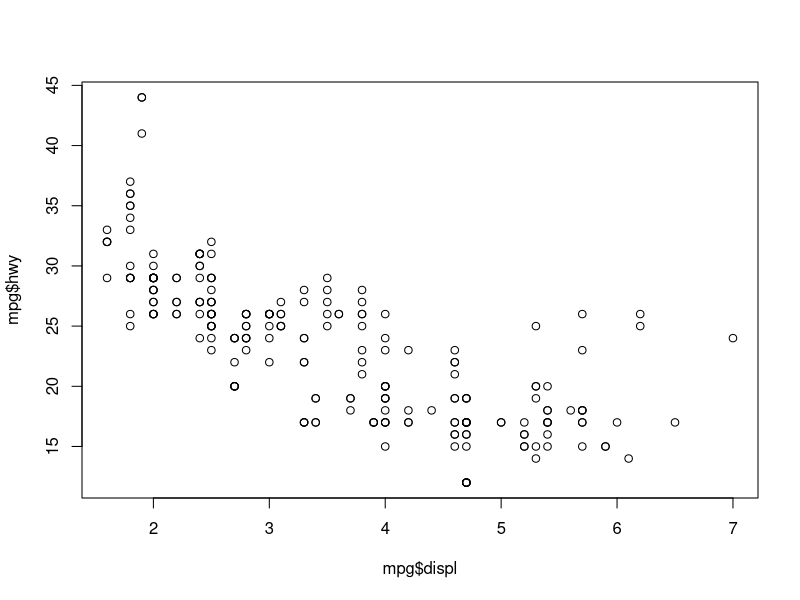
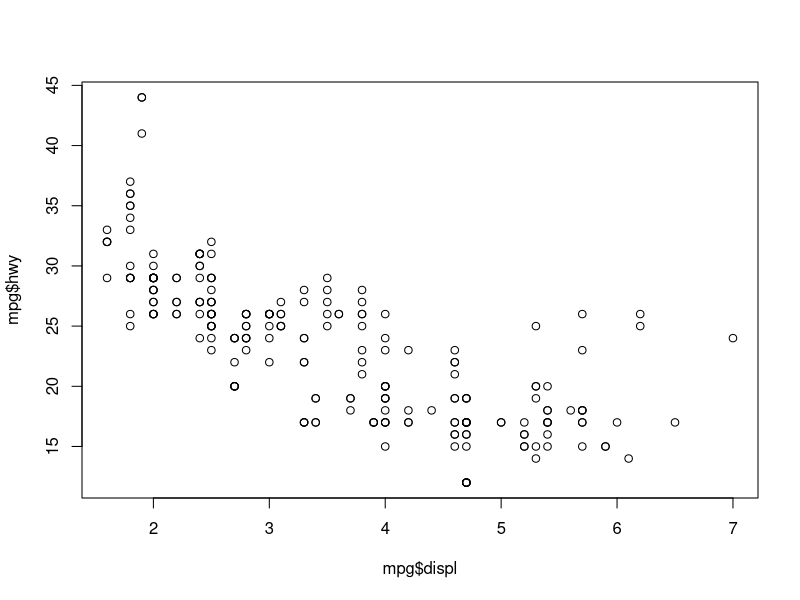
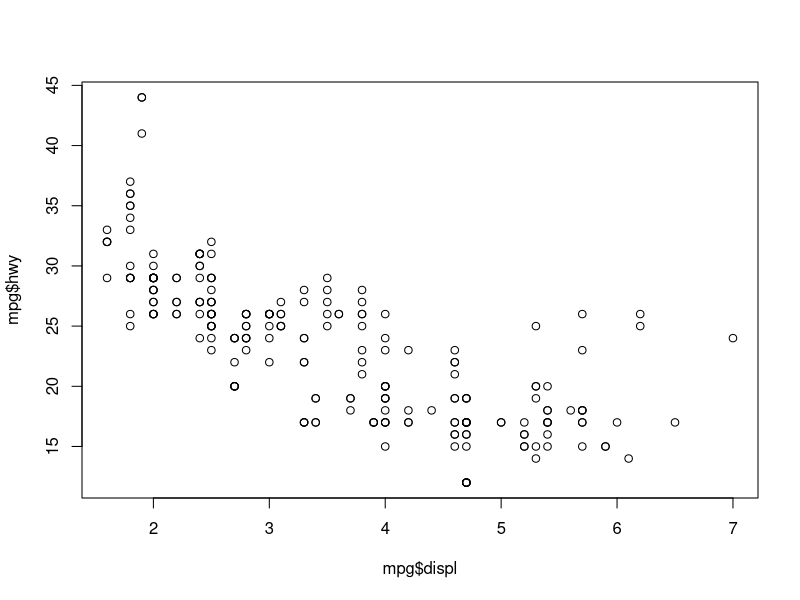
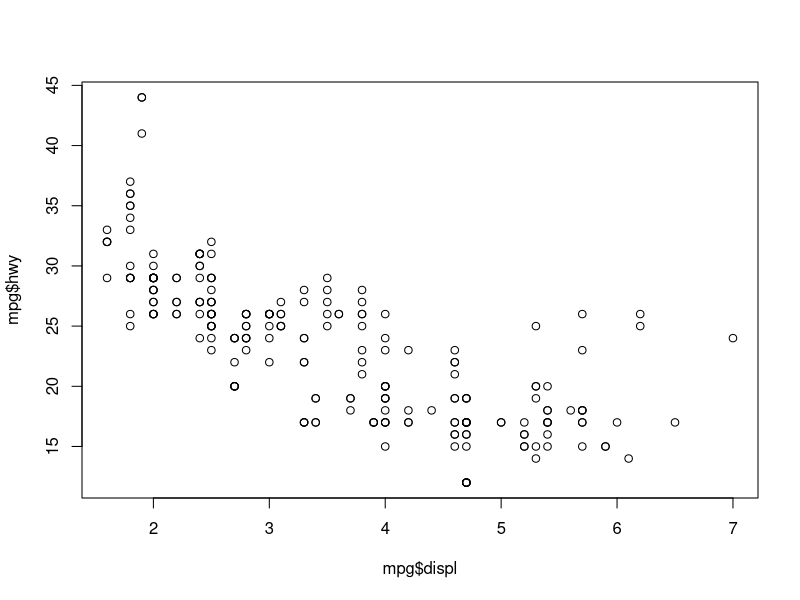
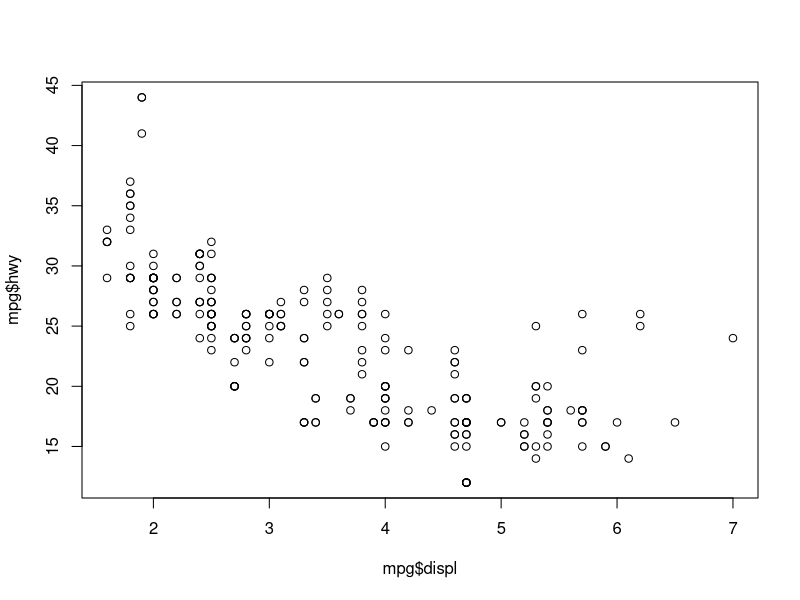
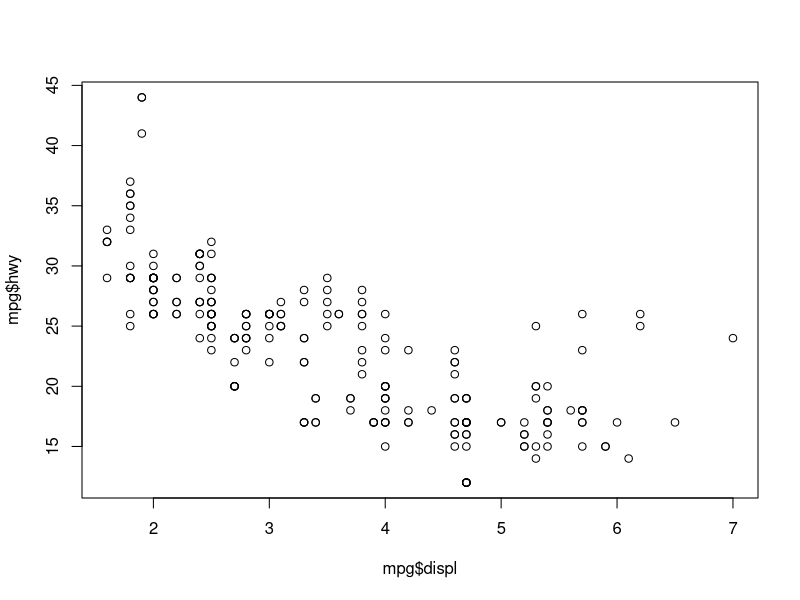
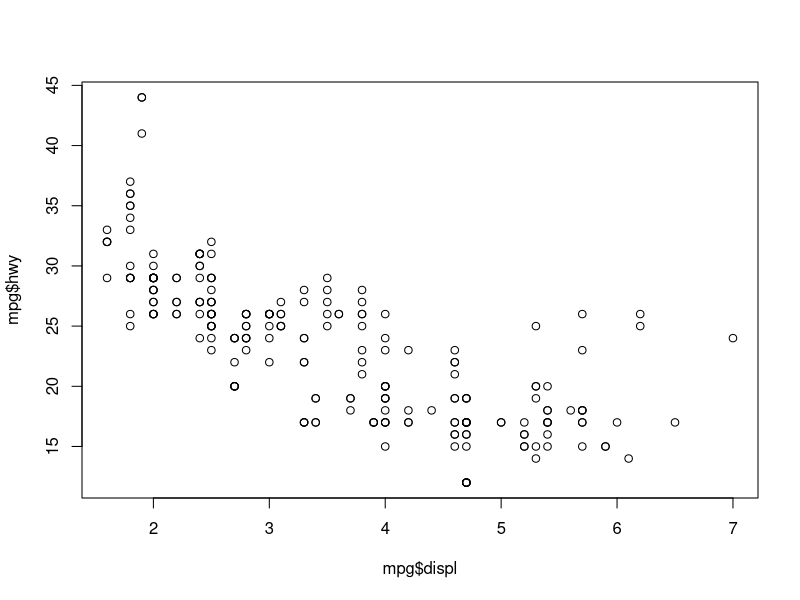
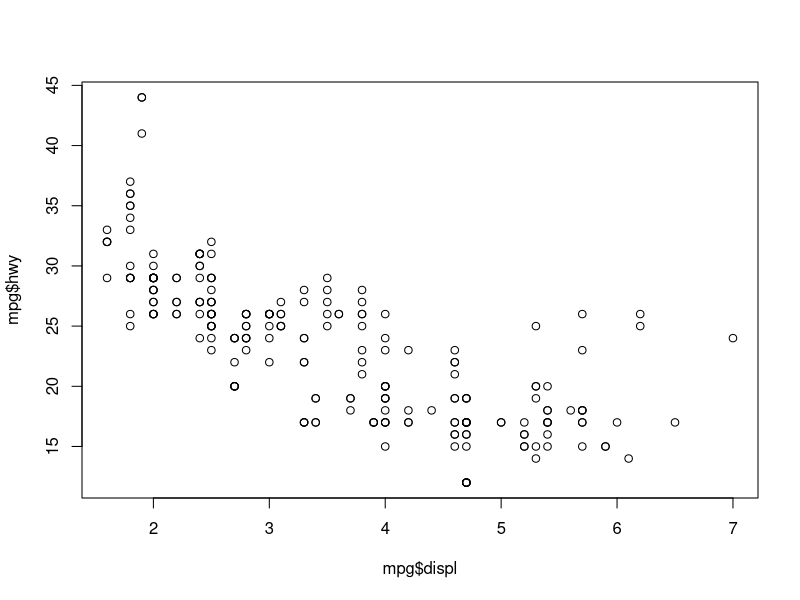

These figures' R source, in order:
## ---- chunk 1
knitr::opts_chunk$set(echo = TRUE)

library(data.table)
library(ggplot2)
library(graphics)
library(lattice)
library(magrittr)
library(patchwork)
## ---- chunk 2
run_benchmark <- function(plotting_functions, n, title) {
  results <- sapply(plotting_functions, function(plotting_function) {
    t <- system.time(lapply(seq_len(n), function(x) {
      plotting_function()
    }))
    
    t[3]
  })
  
  data.frame(
    "time" = results,
    "package" = names(plotting_functions),
    "title" = rep(title, length(results))
  )
}

plot_benchmark_results <- function(benchmark_result) {
  ggplot(data = benchmark_result, aes(x = package, y = time, fill = package)) +
    geom_col() + 
    coord_flip() +
    facet_wrap(. ~ title, ncol = 1) +
    theme(axis.title.y = element_text(margin = margin(t = 0, r = 10, b = 0, l = 0))) +
    xlab("Package used") +
    ylab("Time [s]")
}
## ---- chunk 3
create_ggplot_scatter <- function() {
  ggplot(mpg, aes(displ, hwy)) + 
    geom_point()
}

create_lattice_scatter <- function() {
  xyplot(hwy ~ displ, data = mpg)
}

create_graphics_scatter <- function() {
  plot(x = mpg$displ, y = mpg$hwy)
}

scatter_functions <- list(
  "ggplot" = create_ggplot_scatter,
  "lattice" = create_lattice_scatter,
  "graphics" = create_graphics_scatter
)
## ---- chunk 4
create_ggplot_barplot <- function() {
  ggplot(data = mpg, aes(x = manufacturer)) +
    geom_bar()
}

create_lattice_barplot <- function() {
  lattice::barchart(x = mpg$manufacturer)
}

create_graphics_barplot <- function() {
  df <- as.data.frame(table(mpg$manufacturer))
  barplot(df$Freq)
}

barplot_functions <- list(
  "ggplot" = create_ggplot_barplot,
  "lattice" = create_lattice_barplot,
  "graphics" = create_graphics_barplot
)

## ---- chunk 5
create_ggplot_line <- function() {
  ggplot(economics, aes(x = date, y = pop)) + 
    geom_line()
}

create_lattice_line <- function() {
  lattice::xyplot(pop ~ date, data = economics, type = "l")
}

create_graphics_line <- function() {
  plot(economics$date, economics$pop, type = "l")
}

lineplot_functions <- list(
  "ggplot" = create_ggplot_line,
  "lattice" = create_lattice_line,
  "graphics" = create_graphics_line
)
## ---- chunk 6
create_ggplot_boxplot <- function() {
  ggplot(ToothGrowth, aes(x = supp, y = len)) + 
    geom_boxplot()
}

create_lattice_boxplot <- function() {
  bwplot(len ~ supp, data = ToothGrowth)
}

create_graphics_boxplot <- function() {
  boxplot(len ~ supp, data = ToothGrowth)
}

boxplot_funcs <- list(
  "ggplot" = create_ggplot_boxplot,
  "lattice" = create_lattice_boxplot,
  "graphics" = create_graphics_boxplot
)
## ---- chunk 7
create_ggplot_hist <- function() {
 ggplot(diamonds, aes(carat)) +
    geom_histogram()
}

create_lattice_hist <- function() {
  lattice::histogram(x = diamonds$carat)
}

create_graphics_hist <- function() {
  graphics::hist(x = diamonds$carat)
}

hist_functions <- list(
  "ggplot" = create_ggplot_hist,
  "lattice" = create_lattice_hist,
  "graphics" = create_graphics_hist
)
## ---- chunk 8
n <- 100
benchmark_configs <- list(
  list("funcs" = scatter_functions, "title" = sprintf("Test 1: scatter plots %s times", n)),
  list("funcs" = barplot_functions, "title" = sprintf("Test 2: bar plots %s times", n)),
  list("funcs" = lineplot_functions, "title" = sprintf("Test 3: line plots %s times", n)),
  list("funcs" = boxplot_funcs, "title" = sprintf("Test 4: box plots %s times", n)),
  list("funcs" = hist_functions, "title" = sprintf("Test 5: histograms %s times", n))
)

benchmark_results <- lapply(benchmark_configs, function(config) {
  run_benchmark(config$funcs, n = n, title = config$title)
}) %>% rbindlist()
## ---- chunk 9
plot_benchmark_results(benchmark_results)
